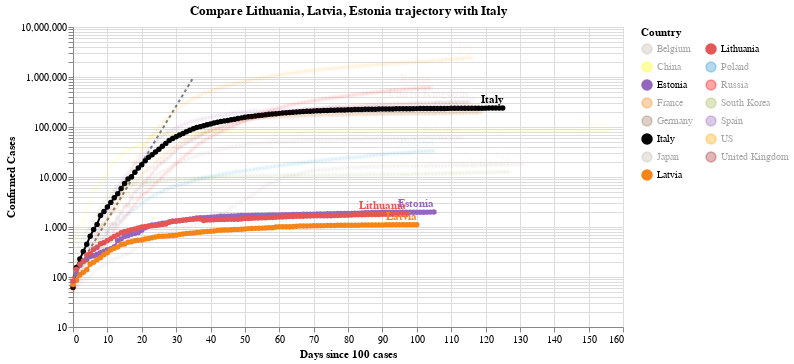

Notebook code for this chart:
### Code cell
#hide_input
chart3 = make_since_chart(dff2, ['Lithuania', 'Latvia', 'Estonia'], baseline_countries)
chart3

### Figure 1 — Vega-Lite specification as saved in the notebook (floating-point values rounded to 4 significant figures; data arrays with more than 128 entries replaced by an {"elided": "..."} marker saying what was removed)
{"config": {"view": {"continuousWidth": 400, "continuousHeight": 300}}, "layer": [{"data": {"name": "data-628230001892d6798b50651be41d1b3e"}, "mark": {"type": "line", "color": "black", "opacity": 0.5, "strokeDash": [3, 3]}, "encoding": {"x": {"type": "quantitative", "field": "Days since 100 cases"}, "y": {"type": "quantitative", "field": "Confirmed Cases"}}}, {"data": {"name": "data-05b4256f97cb641188b97dad8a228816"}, "mark": {"type": "line", "point": true}, "encoding": {"color": {"type": "nominal", "field": "Country", "legend": {"columns": 2}, "scale": {"domain": ["Belgium", "China", "Estonia", "France", "Germany", "Italy", "Japan", "Latvia", "Lithuania", "Poland", "Russia", "South Korea", "Spain", "US", "United Kingdom"], "range": ["#C1B7AD", "yellow", "#9467bd", "#F58518", "#9D755D", "black", "#C1B7AD", "#F58518", "#E45756", "#2495D3", "red", "#A1BA59", "#9467bd", "orange", "brown"]}}, "opacity": {"condition": {"value": 1, "selection": "selector008"}, "value": 0.05}, "tooltip": [{"type": "nominal", "field": "Country"}, {"type": "temporal", "field": "Date"}, {"type": "quantitative", "field": "Confirmed Cases"}, {"type": "quantitative", "field": "Days since 100 cases"}], "x": {"type": "quantitative", "field": "Days since 100 cases"}, "y": {"type": "quantitative", "field": "Confirmed Cases", "scale": {"type": "log"}}}, "selection": {"selector008": {"type": "multi", "fields": ["Country"], "bind": "legend", "init": [{"Country": "Lithuania"}, {"Country": "Latvia"}, {"Country": "Estonia"}, {"Country": "Italy"}]}}, "width": 550}, {"data": {"name": "data-05b4256f97cb641188b97dad8a228816"}, "mark": {"type": "text", "align": "right", "dy": -8, "fontWeight": "bold"}, "encoding": {"color": {"type": "nominal", "field": "Country", "legend": {"columns": 2}, "scale": {"domain": ["Belgium", "China", "Estonia", "France", "Germany", "Italy", "Japan", "Latvia", "Lithuania", "Poland", "Russia", "South Korea", "Spain", "US", "United Kingdom"], "range": ["#C1B7AD", "yellow", "#9467bd", "#F58518", "#9D755D", "black", "#C1B7AD", "#F58518", "#E45756", "#2495D3", "red", "#A1BA59", "#9467bd", "orange", "brown"]}}, "opacity": {"condition": {"value": 1, "selection": "selector008"}, "value": 0.05}, "text": {"type": "nominal", "field": "Country"}, "tooltip": [{"type": "nominal", "field": "Country"}, {"type": "temporal", "field": "Date"}, {"type": "quantitative", "field": "Confirmed Cases"}, {"type": "quantitative", "field": "Days since 100 cases"}], "x": {"type": "quantitative", "field": "Days since 100 cases"}, "y": {"type": "quantitative", "field": "Confirmed Cases", "scale": {"type": "log"}}}, "transform": [{"filter": "(datum['Date'] >= 1593129600000)"}], "width": 550}], "title": "Compare Lithuania, Latvia, Estonia trajectory with Italy", "$schema": "https://vega.github.io/schema/vega-lite/v4.0.2.json", "datasets": {"data-628230001892d6798b50651be41d1b3e": [{"Days since 100 cases": 0, "Confirmed Cases": 100.0}, {"Days since 100 cases": 1, "Confirmed Cases": 130.0}, {"Days since 100 cases": 2, "Confirmed Cases": 169.0}, {"Days since 100 cases": 3, "Confirmed Cases": 219.7}, {"Days since 100 cases": 4, "Confirmed Cases": 285.6}, {"Days since 100 cases": 5, "Confirmed Cases": 371.3}, {"Days since 100 cases": 6, "Confirmed Cases": 482.7}, {"Days since 100 cases": 7, "Confirmed Cases": 627.5}, {"Days since 100 cases": 8, "Confirmed Cases": 815.7}, {"Days since 100 cases": 9, "Confirmed Cases": 1060.0}, {"Days since 100 cases": 10, "Confirmed Cases": 1379.0}, {"Days since 100 cases": 11, "Confirmed Cases": 1792.0}, {"Days since 100 cases": 12, "Confirmed Cases": 2330.0}, {"Days since 100 cases": 13, "Confirmed Cases": 3029.0}, {"Days since 100 cases": 14, "Confirmed Cases": 3937.0}, {"Days since 100 cases": 15, "Confirmed Cases": 5119.0}, {"Days since 100 cases": 16, "Confirmed Cases": 6654.0}, {"Days since 100 cases": 17, "Confirmed Cases": 8650.0}, {"Days since 100 cases": 18, "Confirmed Cases": 11250.0}, {"Days since 100 cases": 19, "Confirmed Cases": 14620.0}, {"Days since 100 cases": 20, "Confirmed Cases": 19000.0}, {"Days since 100 cases": 21, "Confirmed Cases": 24710.0}, {"Days since 100 cases": 22, "Confirmed Cases": 32120.0}, {"Days since 100 cases": 23, "Confirmed Cases": 41750.0}, {"Days since 100 cases": 24, "Confirmed Cases": 54280.0}, {"Days since 100 cases": 25, "Confirmed Cases": 70560.0}, {"Days since 100 cases": 26, "Confirmed Cases": 91730.0}, {"Days since 100 cases": 27, "Confirmed Cases": 119300.0}, {"Days since 100 cases": 28, "Confirmed Cases": 155000.0}, {"Days since 100 cases": 29, "Confirmed Cases": 201500.0}, {"Days since 100 cases": 30, "Confirmed Cases": 262000.0}, {"Days since 100 cases": 31, "Confirmed Cases": 340600.0}, {"Days since 100 cases": 32, "Confirmed Cases": 442800.0}, {"Days since 100 cases": 33, "Confirmed Cases": 575600.0}, {"Days since 100 cases": 34, "Confirmed Cases": 748300.0}, {"Days since 100 cases": 35, "Confirmed Cases": 972800.0}], "data-05b4256f97cb641188b97dad8a228816": {"elided": "1763 records"}}}
